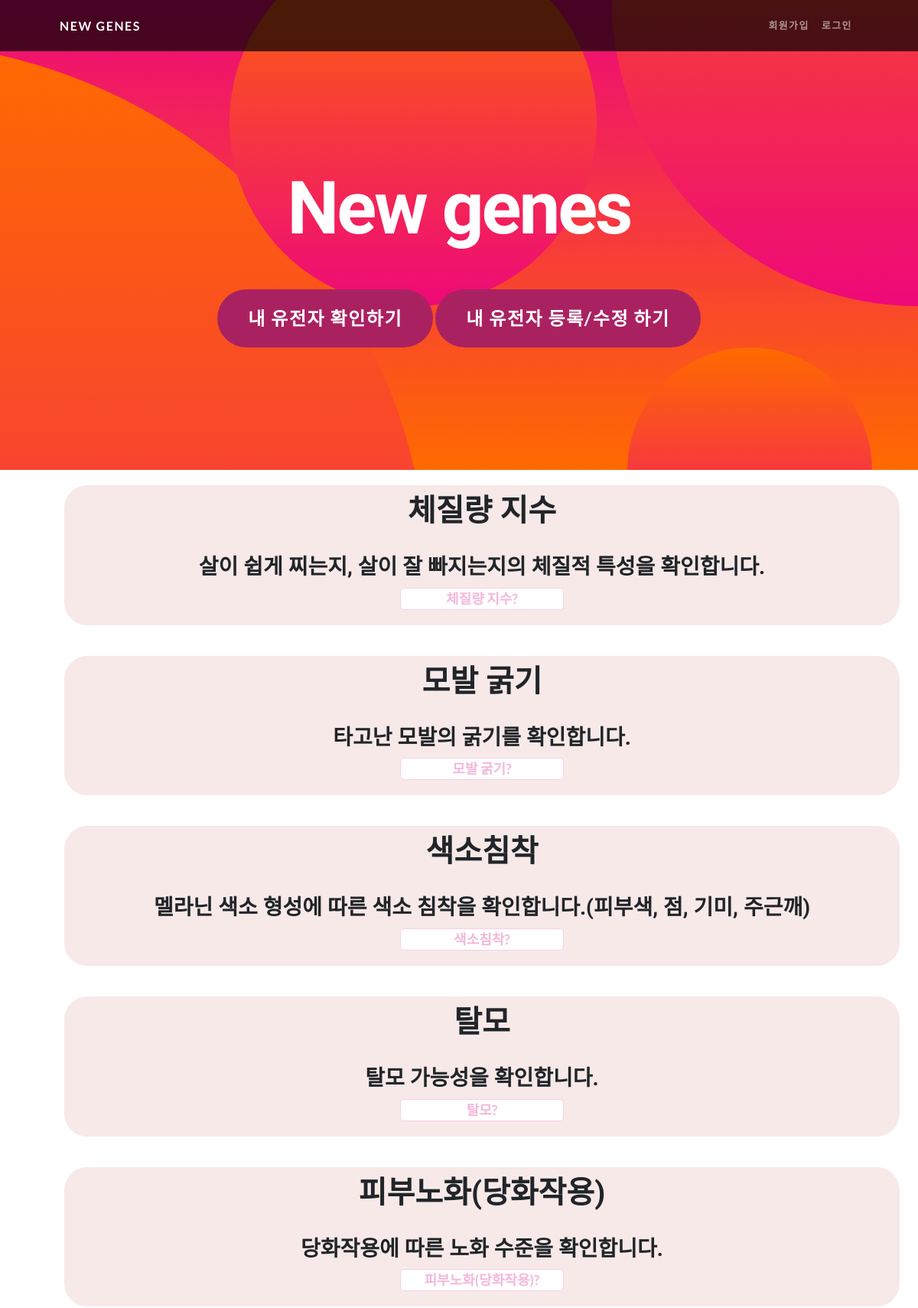
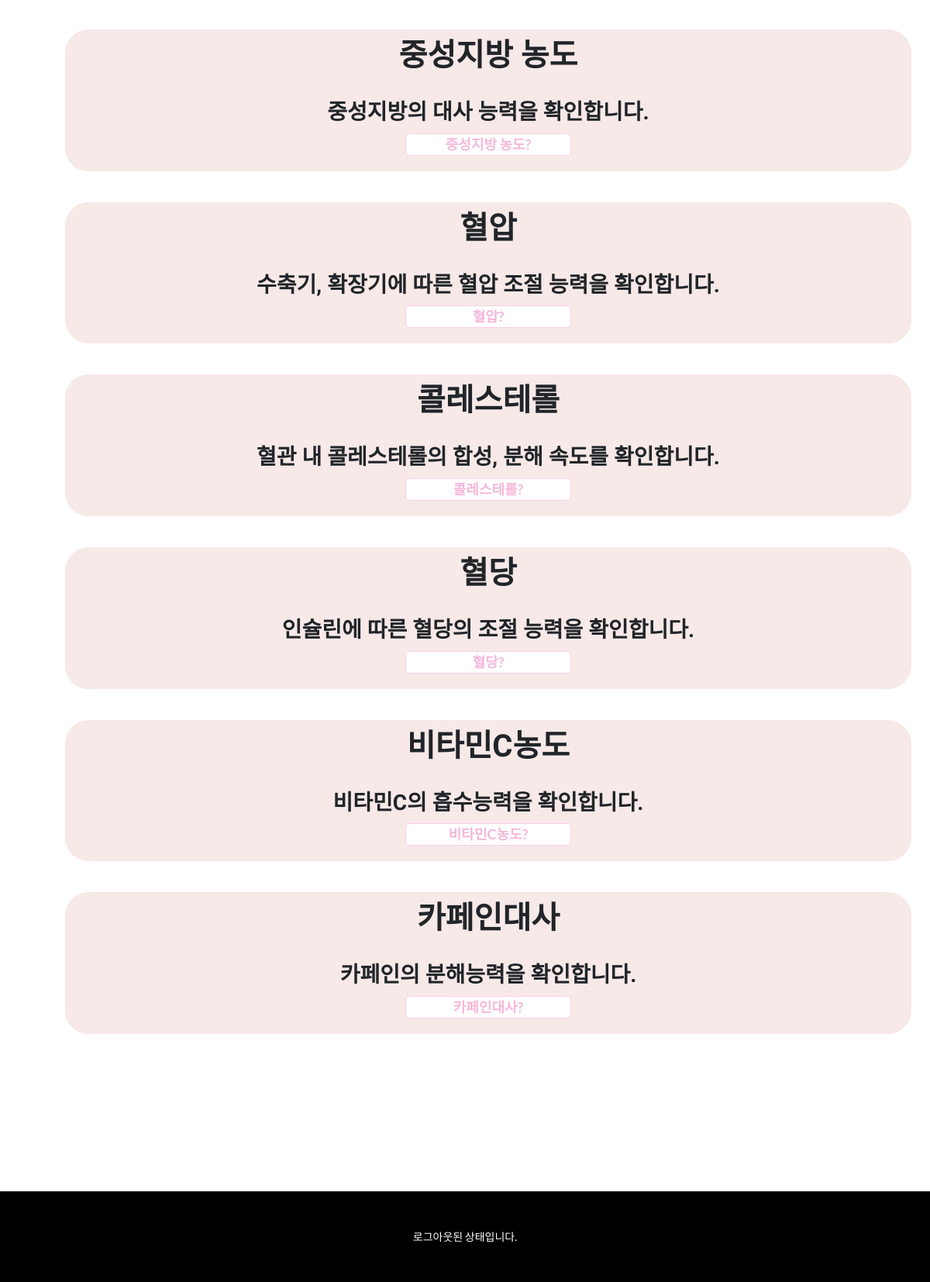
Page /properties/ on the committed database (2 pictures, top to bottom).
### Gene/models.py (models this page shows)
class Property(models.Model):
    title = models.CharField(max_length=50)
    descript = models.TextField()

### Gene/views.py (the view)
# urls.py: path('properties/', views.property_confirm, name='properties'),
def property_confirm(request):
    context=dict()
    data = Property.objects.all()
    context['property'] = data
    return render(request, 'Gene/properties.html', context=context)

### Gene/templates/Gene/properties.html
{% extends 'gene_base/base.html' %}
{% load static %}
{% block handler %}
    <a class="btn btn-primary btn-xl rounded-pill mt-5" href={% url 'gene_confirm' user.id %}>내 유전자 확인하기</a>
    <a class="btn btn-primary btn-xl rounded-pill mt-5" href={% url 'gene_register' user.id %}>내 유전자 등록/수정 하기</a>
{% endblock handler %}
{% block content %}
    {% for property in property %}
        <div class="properties_list">
            <div>
                <h1>{{property.title}}</h1><br>
                <h3 style="text-align: center;">{{property.descript}}</h3>
            </div>
            <div class="property_btn"><a class="button" href={% url 'property_detail' property.id %}>{{property.title}}?</a></div>
        </div>
    {% endfor %}
{% endblock content %}

### Gene/static/Gene/styles/make.css (style rules this page uses)
.button { display: block; float: left; width: 120px; font-size: medium; margin: 15px 20px; padding: 0 0; text-align: center; border-radius: 5px; transition: all 0.2s ; background-color: #FFF; color: #f4b8da; border: 1px solid #f9cee7; text-decoration: none; }
.btn { display: inline-block; padding: 12px 24px; font-size: 16px; font-weight: bold; text-align: center; text-decoration: none; white-space: nowrap; border: none; border-radius: 50px; transition: background-color 0.3s ease; }
.btn-primary { color: #fff; background-color: #aa2161; }
.btn-xl { padding: 20px 40px; font-size: 24px; }
.rounded-pill { border-radius: 50px; }
.mt-5 { margin-top: 5rem; }
.properties_list { width: 100%; margin: 20px 30px; padding: 10px; border-radius:30px; background-color:#f7e9e8; }
.property_btn { width: 100%; float: none; text-align: center; }
.property_btn>a { float: none; width: 20%; font-size: large; font-weight: bolder; margin: 10px auto; }

### rows in the picture
Property: title "체질량 지수", descript "살이 쉽게 찌는지, 살이 잘 빠지는지의 체질적 특성을 확인합니다."
Property: title "모발 굵기", descript "타고난 모발의 굵기를 확인합니다."
Property: title "색소침착", descript "멜라닌 색소 형성에 따른 색소 침착을 확인합니다.(피부색, 점, 기미, 주근깨)"
Property: title "탈모", descript "탈모 가능성을 확인합니다."
Property: title "피부노화(당화작용)", descript "당화작용에 따른 노화 수준을 확인합니다."
Property: title "중성지방 농도", descript "중성지방의 대사 능력을 확인합니다."
Property: title "혈압", descript "수축기, 확장기에 따른 혈압 조절 능력을 확인합니다."
Property: title "콜레스테롤", descript "혈관 내 콜레스테롤의 합성, 분해 속도를 확인합니다."
Property: title "혈당", descript "인슐린에 따른 혈당의 조절 능력을 확인합니다."
Property: title "비타민C농도", descript "비타민C의 흡수능력을 확인합니다."
Property: title "카페인대사", descript "카페인의 분해능력을 확인합니다."
